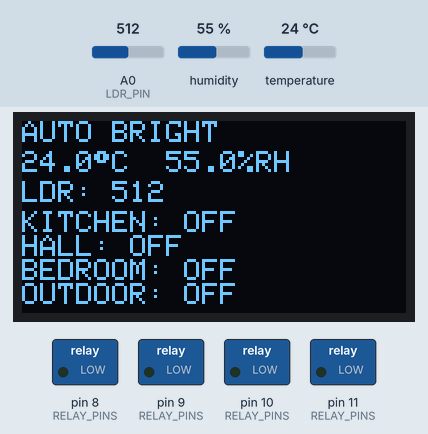
A sketch run on a simulated Arduino Uno, built with avr-gcc and run on an emulated ATmega328P. On the bench: 128×64 one-colour display, switched loads named in the sketch (green lamp = pin HIGH). The test bench sets the inputs (shaded band); at power-on: A0 (LDR_PIN) = 512, humidity 55 %, temperature 24 °C. What the sketch prints to the serial monitor is not drawn.

Above: at 2.7 s.
2.8 s: A0 (LDR_PIN) set to 203
At 5.1 s:
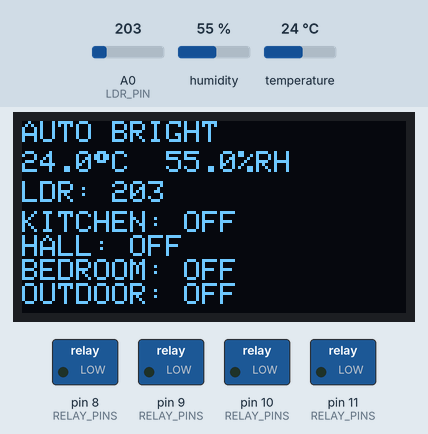
5.5 s: A0 (LDR_PIN) set to 180
At 6.6 s:
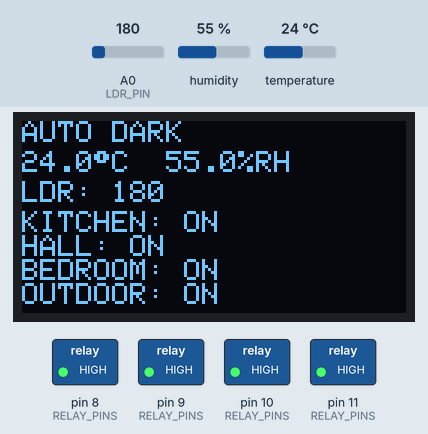
7.5 s: humidity set to 22 %
At 11.3 s:
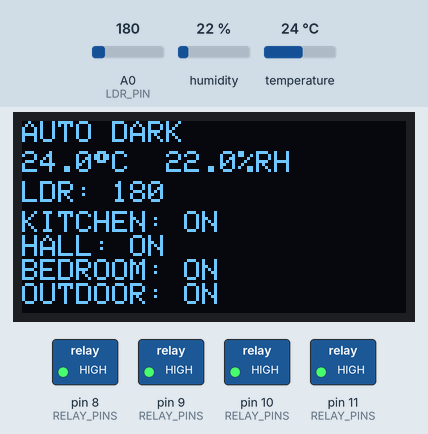
11.6 s: A0 (LDR_PIN) set to 210
At 13.2 s:
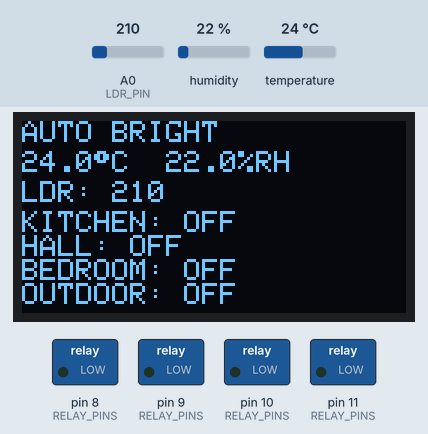
13.6 s: A0 (LDR_PIN) set to 190
At 15.2 s:
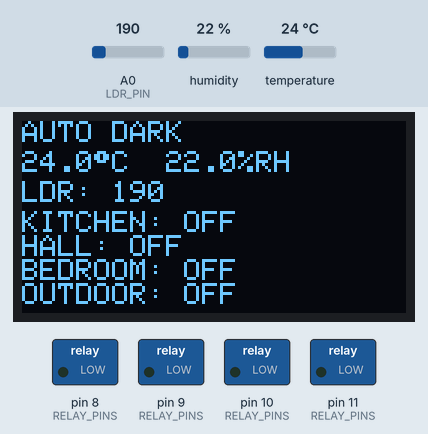
15.6 s: temperature set to 12 °C
At 19.1 s:
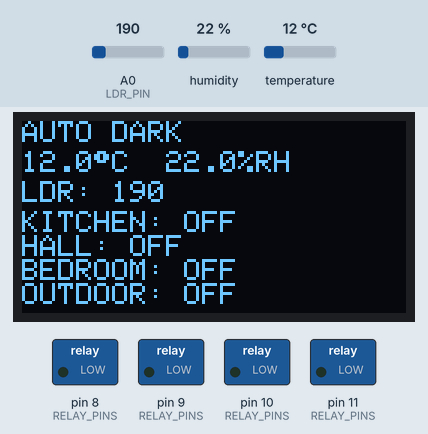
Timing chart, 0 to 20.6 s (numbered marks = the images above; inputs shaded):
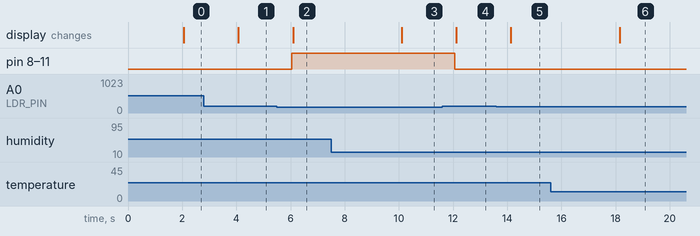

The sketch:

smart_home_arduino.ino
```cpp
/**
 * Smart Home Automation System — Arduino UNO Firmware
 *
 * Role:    Sensor acquisition, relay control, OLED display
 * Board:   Arduino UNO (ATmega328P, 5V)
 *
 * Authors: Anantha Vishwa Priya Y  (RA2411047020009)
 *          Aditya Nawle            (RA2411047020021)
 *
 * Course:  21AIE221T – Internet of Things Architecture and Protocol
 * Faculty: Dr. Judy Flavia, Dept. of Artificial Intelligence
 * Inst.:   SRM Institute of Science and Technology, Ramapuram
 * Year:    2024–2025
 *
 * Hardware connections:
 *   DHT11 data       → D4
 *   LDR (analog)     → A0
 *   Relay 1 (Kitchen)→ D8
 *   Relay 2 (Hall)   → D9
 *   Relay 3 (Bedroom)→ D10
 *   Relay 4 (Outdoor)→ D11
 *   OLED SDA         → A4 (SDA)
 *   OLED SCL         → A5 (SCL)
 *   TX to ESP8266    → A2  (via 1kΩ/2kΩ voltage divider → 3.3V)
 *   RX from ESP8266  → A3
 */

#include <SoftwareSerial.h>
#include <DHT.h>
#include <Wire.h>
#include <Adafruit_GFX.h>
#include <Adafruit_SSD1306.h>

// ─── Pin definitions ─────────────────────────────────────────────────────────
#define DHT_PIN       4
#define DHT_TYPE      DHT11
#define LDR_PIN       A0
#define RELAY_KITCHEN 8
#define RELAY_HALL    9
#define RELAY_BEDROOM 10
#define RELAY_OUTDOOR 11
#define SOFT_TX       A2    // → ESP8266 D5 via voltage divider
#define SOFT_RX       A3    // ← ESP8266 D7

// ─── Constants ───────────────────────────────────────────────────────────────
#define SCREEN_WIDTH    128
#define SCREEN_HEIGHT    64
#define OLED_RESET       -1
#define OLED_ADDRESS   0x3C
#define LDR_THRESHOLD   200   // below = dark → AUTO ON
#define LDR_HYSTERESIS   10   // prevents flutter
#define SENSOR_INTERVAL 2000  // ms between sensor reads
#define BAUD_SOFT       1200  // SoftwareSerial baud rate

// ─── Objects ─────────────────────────────────────────────────────────────────
SoftwareSerial espSerial(SOFT_RX, SOFT_TX);  // RX, TX
DHT dht(DHT_PIN, DHT_TYPE);
Adafruit_SSD1306 display(SCREEN_WIDTH, SCREEN_HEIGHT, &Wire, OLED_RESET);

// ─── State ───────────────────────────────────────────────────────────────────
bool relayState[4] = {false, false, false, false};
const char* ROOM_NAMES[4] = {"KITCHEN", "HALL", "BEDROOM", "OUTDOOR"};
const char* ROOM_LOWER[4] = {"kitchen", "hall",  "bedroom", "outdoor"};
const uint8_t RELAY_PINS[4] = {RELAY_KITCHEN, RELAY_HALL, RELAY_BEDROOM, RELAY_OUTDOOR};

bool autoMode        = true;
bool lastAutoState   = false;   // for hysteresis
float temperature    = 0.0;
float humidity       = 0.0;
int   ldrValue       = 0;
unsigned long lastSensorTime = 0;

// Serial input buffer
String inputBuffer = "";

// ─── Setup ───────────────────────────────────────────────────────────────────
void setup() {
  Serial.begin(9600);
  espSerial.begin(BAUD_SOFT);

  // Relay pins — active HIGH, default OFF
  for (int i = 0; i < 4; i++) {
    pinMode(RELAY_PINS[i], OUTPUT);
    digitalWrite(RELAY_PINS[i], LOW);
  }

  dht.begin();

  // OLED
  if (!display.begin(SSD1306_SWITCHCAPVCC, OLED_ADDRESS)) {
    Serial.println(F("SSD1306 init failed"));
    for (;;);
  }
  display.clearDisplay();
  display.setTextColor(SSD1306_WHITE);
  display.setTextSize(1);
  display.setCursor(0, 0);
  display.println(F("Smart Home v1.0"));
  display.println(F("Initialising..."));
  display.display();
  delay(1500);

  Serial.println(F("Arduino ready"));
}

// ─── Main loop ────────────────────────────────────────────────────────────────
void loop() {
  // 1. Read sensors at interval
  if (millis() - lastSensorTime >= SENSOR_INTERVAL) {
    readSensors();
    lastSensorTime = millis();

    // AUTO mode: drive all relays from LDR
    if (autoMode) {
      bool dark = (ldrValue < (lastAutoState
                               ? LDR_THRESHOLD + LDR_HYSTERESIS
                               : LDR_THRESHOLD - LDR_HYSTERESIS));
      if (dark != lastAutoState) {
        lastAutoState = dark;
        for (int i = 0; i < 4; i++) {
          setRelay(i, dark);
        }
      }
    }

    // 2. Publish sensor data to ESP8266
    sendSensorData();

    // 3. Update OLED
    updateOLED();
  }

  // 4. Process commands from ESP8266
  while (espSerial.available()) {
    char c = (char)espSerial.read();
    if (c == '\n') {
      processCommand(inputBuffer);
      inputBuffer = "";
    } else if (c != '\r') {
      inputBuffer += c;
    }
  }
}

// ─── Sensor read ─────────────────────────────────────────────────────────────
void readSensors() {
  float t = dht.readTemperature();
  float h = dht.readHumidity();
  if (!isnan(t)) temperature = t;
  if (!isnan(h)) humidity    = h;
  ldrValue = analogRead(LDR_PIN);
}

// ─── Relay control ───────────────────────────────────────────────────────────
void setRelay(int idx, bool on) {
  if (idx < 0 || idx >= 4) return;
  relayState[idx] = on;
  digitalWrite(RELAY_PINS[idx], on ? HIGH : LOW);

  // Echo STATE back to ESP8266
  // Format: STATE,<room>,<ON|OFF>
  espSerial.print("STATE,");
  espSerial.print(ROOM_LOWER[idx]);
  espSerial.print(",");
  espSerial.println(on ? "ON" : "OFF");
}

// ─── Send sensor data to ESP8266 ─────────────────────────────────────────────
// Format: SENSOR,<temp>,<humidity>,<ldr>,<DARK|BRIGHT>
void sendSensorData() {
  espSerial.print("SENSOR,");
  espSerial.print(temperature, 1);
  espSerial.print(",");
  espSerial.print(humidity, 1);
  espSerial.print(",");
  espSerial.print(ldrValue);
  espSerial.print(",");
  espSerial.println(ldrValue < LDR_THRESHOLD ? "DARK" : "BRIGHT");
}

// ─── Process command from ESP8266 ────────────────────────────────────────────
// Formats:
//   CMD,<ROOM>,<ON|OFF>   — toggle individual relay
//   MODE,<AUTO|MANUAL>    — switch operating mode
void processCommand(String cmd) {
  cmd.trim();
  if (cmd.length() == 0) return;

  Serial.print(F("CMD: ")); Serial.println(cmd);

  if (cmd.startsWith("CMD,")) {
    // CMD,KITCHEN,ON
    int c1 = cmd.indexOf(',');
    int c2 = cmd.indexOf(',', c1 + 1);
    if (c1 < 0 || c2 < 0) return;

    String room   = cmd.substring(c1 + 1, c2);
    String action = cmd.substring(c2 + 1);
    room.toUpperCase();
    action.trim();

    for (int i = 0; i < 4; i++) {
      if (room == String(ROOM_NAMES[i])) {
        setRelay(i, action == "ON");
        break;
      }
    }

  } else if (cmd.startsWith("MODE,")) {
    String mode = cmd.substring(5);
    mode.trim();
    if (mode == "AUTO") {
      autoMode = true;
      Serial.println(F("Switched to AUTO mode"));
    } else if (mode == "MANUAL") {
      autoMode = false;
      Serial.println(F("Switched to MANUAL mode"));
    }
  }
}

// ─── OLED update ─────────────────────────────────────────────────────────────
void updateOLED() {
  display.clearDisplay();
  display.setTextSize(1);

  // Line 0: mode + light condition
  display.setCursor(0, 0);
  display.print(autoMode ? F("AUTO ") : F("MANU "));
  display.println(ldrValue < LDR_THRESHOLD ? F("DARK") : F("BRIGHT"));

  // Line 1: temperature & humidity
  display.setCursor(0, 10);
  display.print(temperature, 1);
  display.print(F("\xF7""C  "));
  display.print(humidity, 1);
  display.println(F("%RH"));

  // Line 2: LDR value
  display.setCursor(0, 20);
  display.print(F("LDR: "));
  display.println(ldrValue);

  // Lines 3-6: relay states
  for (int i = 0; i < 4; i++) {
    display.setCursor(0, 30 + i * 8);
    display.print(ROOM_NAMES[i]);
    display.print(F(": "));
    display.println(relayState[i] ? F("ON ") : F("OFF"));
  }

  display.display();
}
```

Measured:
- the behaviour switches between 190 and 189 on A0 (LDR_PIN) (found by bisection; images 1 and 2)
- after the input at 2.8 s, the display: changes after 1.3 s (image 1)
- after the input at 5.5 s, pin 8 (RELAY_PINS), pin 9 (RELAY_PINS), pin 10 (RELAY_PINS): LOW → HIGH after 0.55 s; pin 11 (RELAY_PINS): LOW → HIGH after 0.56 s; the display: changes after 0.60 s (image 2)
- after the input at 7.5 s, the display: changes after 2.6 s (image 3)
- after the input at 11.6 s, pin 8 (RELAY_PINS), pin 9 (RELAY_PINS), pin 10 (RELAY_PINS): HIGH → LOW after 0.47 s; pin 11 (RELAY_PINS): HIGH → LOW after 0.48 s; the display: changes after 0.52 s (image 4)
- after the input at 13.6 s, the display: changes after 0.53 s (image 5)
- after the input at 15.6 s, the display: changes after 2.6 s (image 6)
